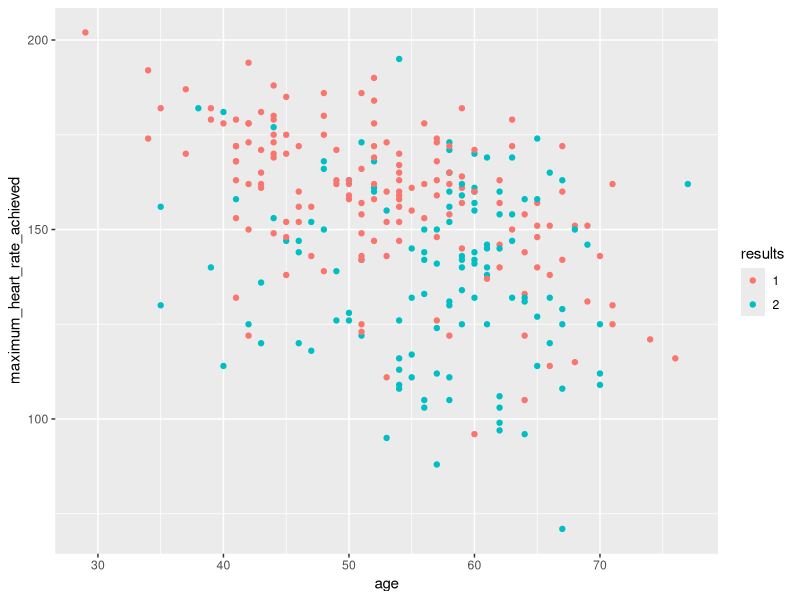

Recreate this plot in R.
library(readr)
library(tidyverse)


##load dataset
heart_data<-read_csv("heart.csv",col_names =FALSE)

names(heart_data)<-c("age","sex","chest_pain_type", "resting_blood_pressure",
                     "serum_cholestoral_in_mg/dl " ,    
       "fasting_blood_sugar>120(mg/dl)",      
      "resting_electrocardiographic_results" ,
      "maximum_heart_rate_achieved", 
      "exercise_induced_angina",   
      "oldpeak","the_slope_of_oldpeak",    
      "number_of_major_vessels_colored_by_flourosopy",        
      "thal","results"   
)
#no N/A (mentioned on dataset folder),also can be checked by:
any(is.na(heart_data)) #[1] FALSE

##all var r int, so correct them into factors and numbers; 
heart_data[,c(2,3,6,7,9,11,13,14)]<-lapply(heart_data[,c(2,3,6,7,9,11,13,14)], as.factor)
heart_data[,-c(2,3,6,7,9,11,13,14)]<-lapply(heart_data[,-c(2,3,6,7,9,11,13,14)], as.numeric)

##get basic idea of dataset; 
summary(heart_data)
##age range from yong 29 to older 77

##sex 2 types, sex (1 = male; 0 = female) 

##pain type, 4 types, 
 #cp: chest pain type 
 #Value 1: typical angina 
 #Value 2: atypical angina 
 #Value 3: non-anginal pain 
 #Value 4: asymptomatic 

##resting blood pressure, google said normal is 120/80~140/90; 
 #the resting blood pressure looksl ike recorded systolic blood pressure. 
 #(The highest pressure when your heart beats and pushes the blood round your body.) 

##serum_cholestoral ranges from min 126 to max 564; 
 #again,based on google resuts
 #Less than 200mg/dL	Desirable
 #200-239 mg/dL	Borderline high
 #240mg/dL and above	High
 #thoes patients tends to have high serum cholestoral;

##fasting_blood_sugar if larger than 120mg/dl
 #A fasting blood sugar level less than 100 mg/dL (5.6 mmol/L) is normal.
 #A fasting blood sugar level from 100 to 125 mg/dL (5.6 to 6.9 mmol/L) is considered prediabetes. 
 #If it's 126 mg/dL (7 mmol/L) or higher on two separate tests, you have diabetes.
 #0 indicates lower and 1 otherwise
 #most patients are normal and prediabetes level

##resting_electrocardiographic_results
 #Value 0: normal 
 #Value 1: having ST-T wave abnormality (T wave inversions and/or ST elevation or depression of > 0.05 mV) 
 #Value 2: showing probable or definite left ventricular hypertrophy by Estes' criteria 

##maximum_heart_rate_achieved
 #min from 71 to max 201, 

##exercise_induced_angina
 #(1 = yes; 0 = no) 
 #few ppl have angina when exercise
 
##oldpeak:ST depression induced by exercise relative to rest   
 #It is often a sign of myocardial ischemia

##slope of ST depression
 #Value 1: upsloping 
 #Value 2: flat 
 #Value 3: downsloping 

##number_of_major_vessels_colored_by_flourosopy

##thal:3 = normal; 6 = fixed defect; 7 = reversable defect     

##results: Absence (1) or presence (2) of heart disease


##simple plot
gg1<-ggplot(heart_data,aes(x=age,y=maximum_heart_rate_achieved,colour=results))
print(gg1+geom_point())
